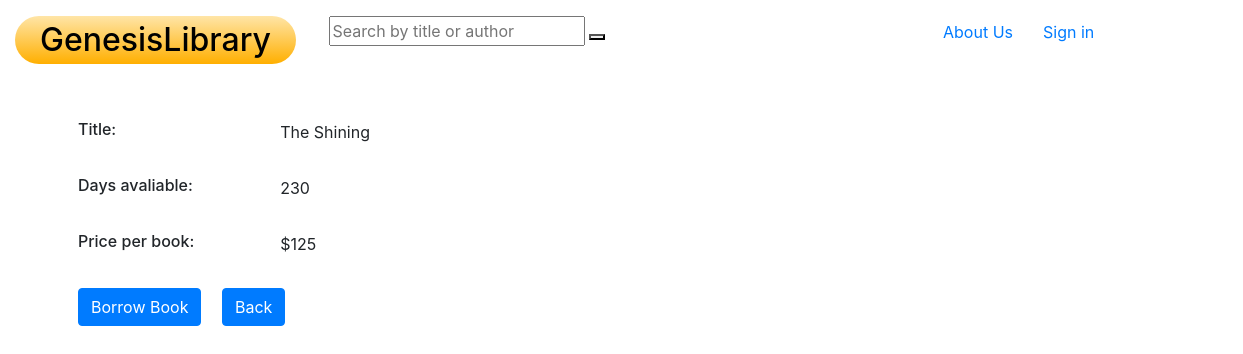
Page /borrow_info/7 on the committed database.
### libraryGenesis_app/models.py (models this page shows)
class Book(models.Model):
    title = models.CharField(max_length=255)
    author = models.CharField(max_length=255)
    genre = models.CharField(max_length=100)
    publish_date = models.DateField()
    price = models.IntegerField()
    days_avaliable = models.IntegerField()
    about = models.TextField()
    users = models.ManyToManyField(User, related_name="books")
    created_at = models.DateTimeField(auto_now_add = True)
    updated_at = models.DateTimeField(auto_now = True)
    objects = BookManager()

### libraryGenesis_app/views.py (the view)
# urls.py: path('borrow_info/<int:book_id>', views.borrow_info),
def borrow_info(request, book_id):
    book = Book.objects.get(id=book_id)
    context = {
        'book': book
    }
    return render(request, 'borrow_info.html', context)

### libraryGenesis_app/templates/borrow_info.html (shortened to what this page needs)
<!DOCTYPE html>
<html lang="en">
<head>
    {% load static %}
    <link rel="stylesheet" href="{% static 'style.css' %}">
    <link rel="stylesheet" href="https://stackpath.bootstrapcdn.com/bootstrap/4.5.0/css/bootstrap.min.css">
</head>
<body>
    <div class="container-fluid">
        <div class="row dashboard-header mt-3">
            <div class="col-sm">
                <h2 class="gradient"><a class="no-decoration" href="/">GenesisLibrary</a></h2>
            </div>
            <div class="col-sm-6 search-form">
                <form action="/" method="get">
                    <input type="text" name="q" placeholder="Search by title or author" id="search" value="{{ request.GET.q }}"/>
                    <button></button>
                </form>
            </div>
            <div class="row  text-right extra-width m-1">
                <div class="col-sm-4  pl-1  text-left">
                    <a href="/about">About Us</a>
                </div>
                {% if request.session.uid %}
                    <div class="col-sm-3 mr-4 text-left">
                    <a href="/display_borrowed">Borrowed</a>
                    </div>
                    <div class="col-sm-4 text-left">
                    <a href="/logout">Log out</a>
                    </div>
                {% else %}
                <div class="col-sm-3 pl-1 text-left">
                    <a href="/display_login">Sign in</a>
                </div>
                {% endif %}
            </div>
        </div>
        <div class="col-sm mt-5 ml-5">
                <form method="post" {% if request.session.uid %} action="/borrow_book/{{book.id}}" {% else %}  action="/borrow/{{book.id}}" {% endif %}>
                    <div class="form-group row">
                        <h6 class="col-sm-2">Title: </h6>
                        <div class="col-sm-10">
                            <p>{{book.title}}</p>
                        </div>
                    </div>
                    <div class="form-group row">
                        <h6 class="col-sm-2">Days avaliable: </h6>
                        <div class="col-sm-10">
                            <p>{{book.days_avaliable}}</p>
                        </div>
                    </div>
                    <div class="form-group row">
                        <h6 class="col-sm-2">Price per book: </h6>
                        <div class="col-sm-10">
                            <p>${{book.price}}</p>
                        </div>
                    </div>
                    <div class="margin-btn-primary mb-5">
                        <button class="btn btn-primary" type="submit">Borrow Book</button>
                        <a class="btn btn-primary ml-3 " href="/display/{{book.id}}" role="button"> Back</a>
                    </div>
                </form>
        </div>
    </div>
</body>
</html>

### libraryGenesis_app/static/style.css (style rules this page uses)
.gradient { background: linear-gradient(180deg, rgba(255,229,167,1) 0%, rgba(255,175,0,1) 100%); width: -moz-fit-content; width: fit-content; width: -moz-fit-content; padding: 5px 25px; border-radius: 100px; }
.extra-width { width: 300px; margin: 0; }
.no-decoration { color: black; }

### rows in the picture
Book: title "The Shining", days_avaliable "230", price "125"
